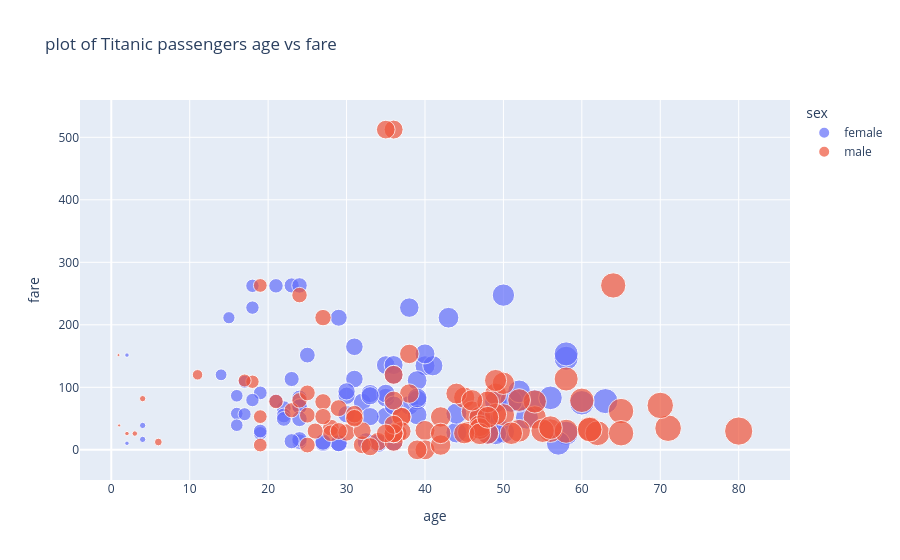

The notebook cell saved with this chart:
### Code cell
# Scatter plot using Plotly

df.dropna(inplace=True)
fig = px.scatter(df, x='age', y='fare', color='sex', size= 'age', title= 'plot of Titanic passengers age vs fare')
fig.show()

fig.write_image("./Outputs/titanic_scatter.png", scale=3) # how to save the plot in high resolution
